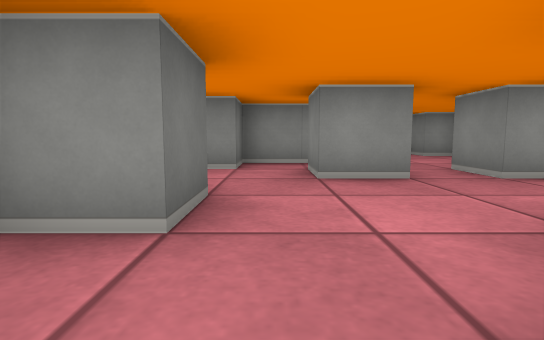
[1] (above)

18 first-person views from a walk through a cub3D ray-caster map. The camera is about half as high as the walls, tilts 6° down and sees 80° across. The floor is counted in squares. Each view is taken from the middle of a square. On the plan, view 1 faces up. The plan holds only what a view shows up to about 9 squares ahead; the rest is blank.

[2]
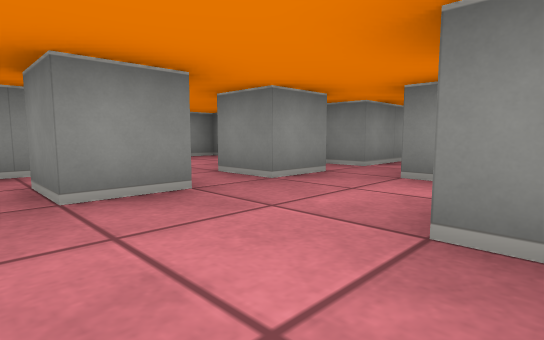

[3]
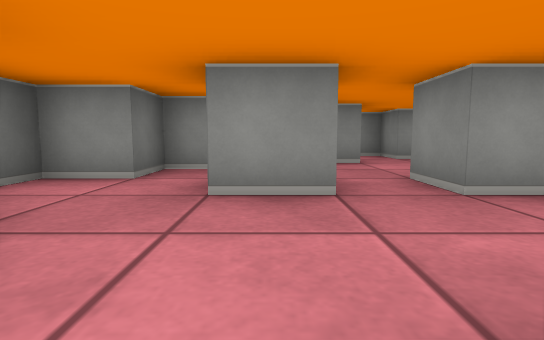

[4]
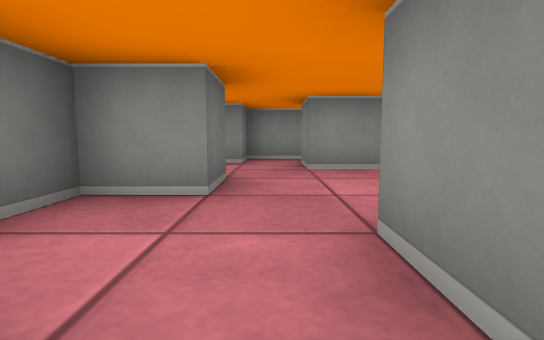

[5]
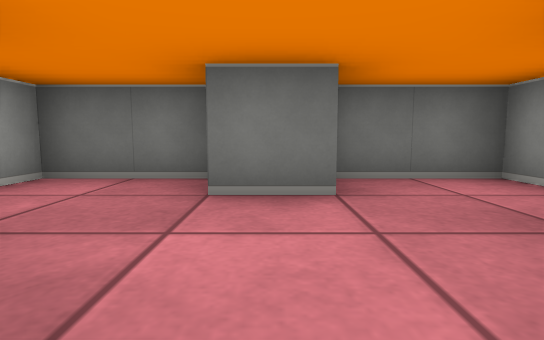

[6]
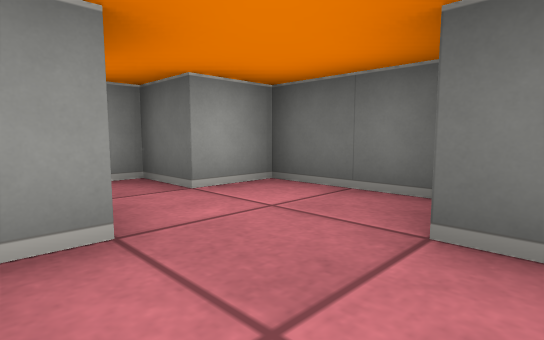

[7]
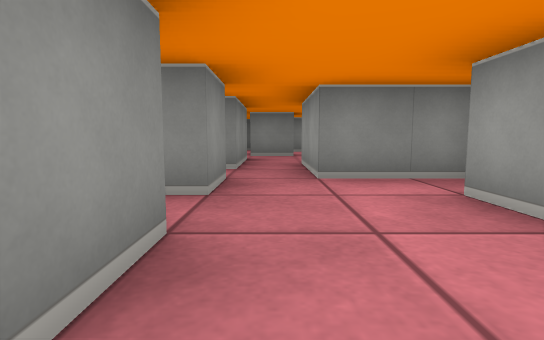

[8]
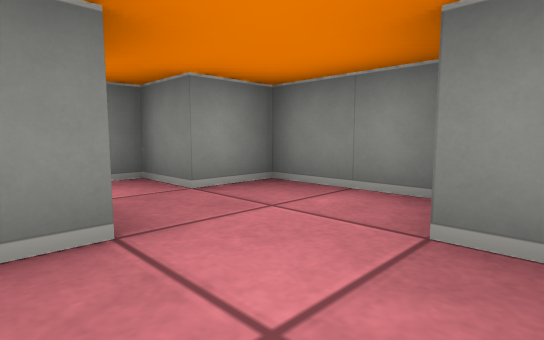

[9]
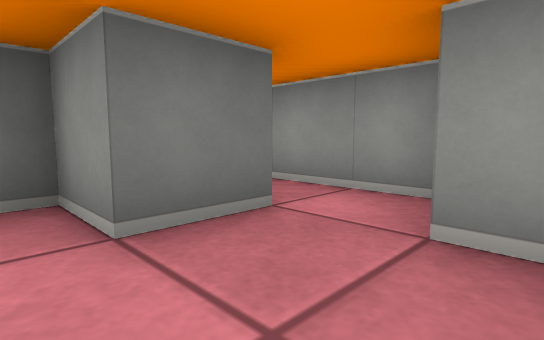

[10]
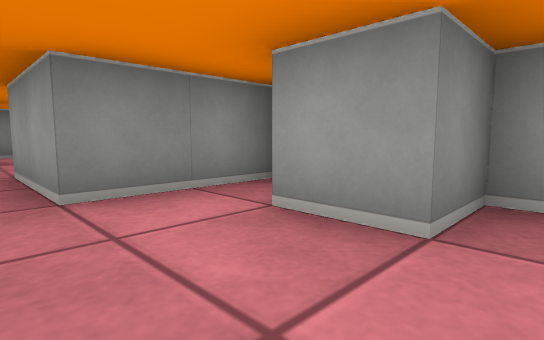

[11]
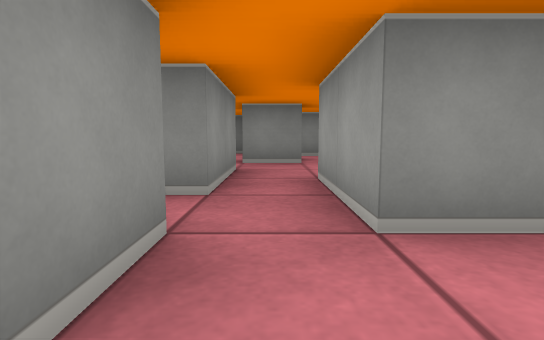

[12]
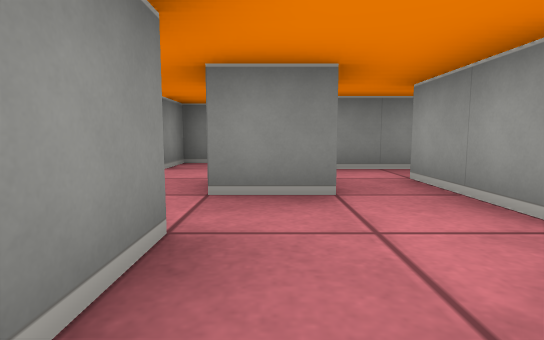

[13]
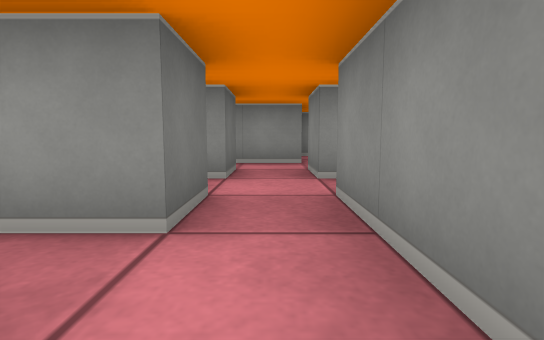

[14]
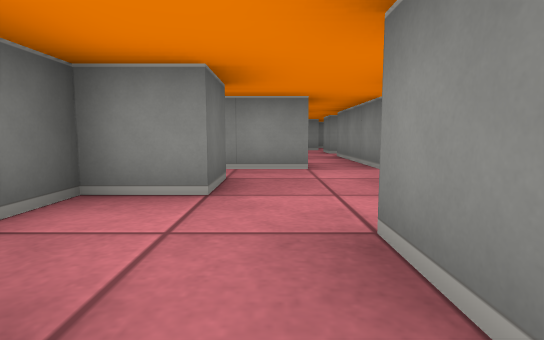

[15]
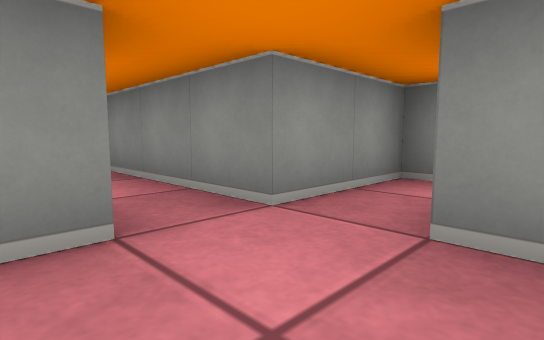

[16]
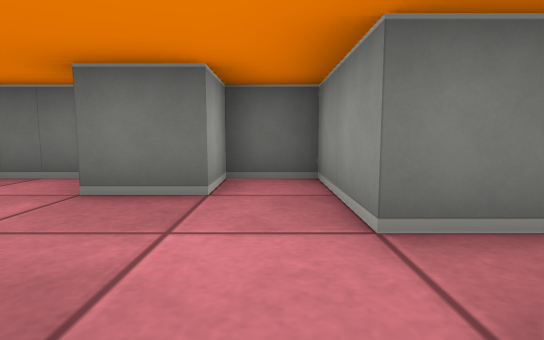

[17]
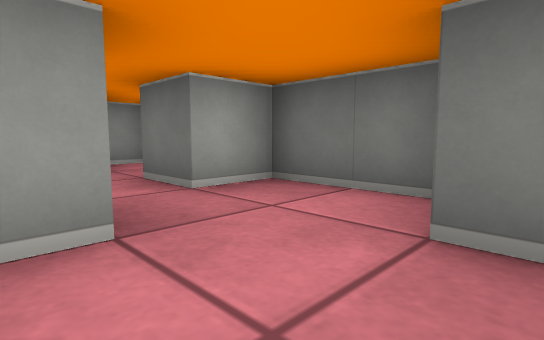

[18]
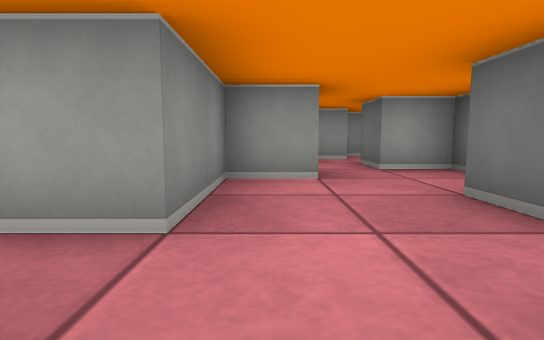

### Floor plan
Points are (right, up) in squares from view 1. A wall is a line through its corners. A room is listed if a view was taken in it or the views show most of it. See-through windows are left out.
Room 1 (views 1, 2, 3, 4, 5, 6, 7, 8, 10, 11)
walls: (1.6, 3.5) (0.5, 3.5) (0.5, 4.5); (-0.5, 2.6) (-0.5, 1.5) (-1.5, 1.5) (-1.5, -0.5) (-0.5, -0.5) (-0.5, -1.5) (-0.1, -1.5); (0.8, 5.5) (-0.5, 5.5) (-0.5, 4.5) (-1.5, 4.5) (-1.5, 2.6); (3.6, 3.5) (2.5, 3.5) (2.5, 4.5); (3.5, 5) (3.5, 5.5); (0.5, -0.5) (0.5, 0.5) (1.5, 0.5) (1.5, 1.5) (2.5, 1.5); (3.5, 0.5) (3.5, 2.5) (4.5, 2.5); (4.5, 3.5) (4.5, 4.2); (2.5, 6.5) (1.5, 6.5) (1.5, 6.1)
ways out: opening at (2, 6) to room 2; opening at (5, 3) to room 3
Room 2 (view 9)
walls: (2.5, 7.5) (2.5, 6.5); (4.5, 5.8) (4.5, 7.5) (3.5, 7.5) (3.5, 8.5) (1.5, 8.5)
ways out: opening at (2, 6) to room 1
Room 3 (view 12)
walls: (6.5, 3.5) (4.5, 3.5); (6.8, 1.5) (8.5, 1.5); (8.5, 3.5) (8.5, 2.5) (7.5, 2.5) (7.5, 3.5); (4.5, 2.5) (5.5, 2.5); (8.5, 5.5) (8.5, 4.5); (9.5, 1.5) (9.5, 3.5); (10.5, 3.8) (10.5, 4.5) (9.5, 4.5) (9.5, 5.5)
ways out: opening at (5, 3) to room 1; opening at (9, 1) to room 4; opening at (9, 5)
Room 4 (views 13, 14, 15, 16, 17, 18)
walls: (8.5, -3.5) (8.5, -2.5) (9.5, -2.5) (9.5, -0.5) (10.4, -0.5); (8.5, 1.5) (8.5, 0.5) (6.5, 0.5) (6.5, -0.5) (7.5, -0.5) (7.5, -1.5) (6.5, -1.5) (6.5, -3.5) (7.5, -3.5) (7.5, -4.5); (11.6, 0.5) (9.5, 0.5) (9.5, 1.5); (7.4, -5.5) (8.1, -5.5)
ways out: opening at (9, 1) to room 3

Where each view was taken, in squares from view 1:
view 1: 0 up, 0 right, facing up
view 2: 1 up, 0 right, facing up-right
view 3: 1 up, 1 right, facing up
view 4: 1 down, 0 right, facing up
view 5: 2 up, 2 right, facing left
view 6: 2 up, 1 right, facing down-left
view 7: 3 up, 0 right, facing right
view 8: 5 up, 2 right, facing up-right
view 9: 6 up, 4 right, facing up-left
view 10: 3 up, 1 right, facing down-right
view 11: 3 up, 2 right, facing right
view 12: 3 up, 5 right, facing right
view 13: 1 up, 9 right, facing up
view 14: 4 down, 8 right, facing up
view 15: 1 down, 8 right, facing up-right
view 16: 0 up, 10 right, facing left
view 17: 1 down, 9 right, facing down-left
view 18: 1 up, 9 right, facing down
